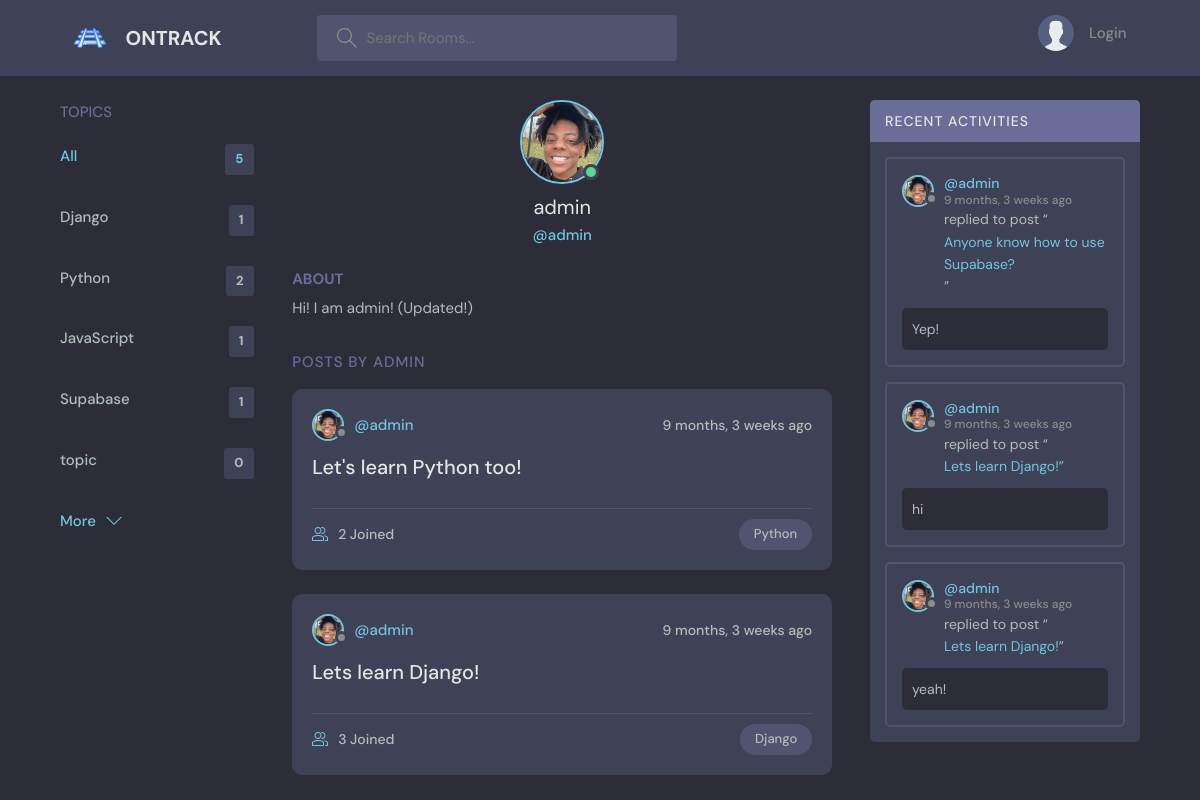
The app's page /profile/1/, older data.
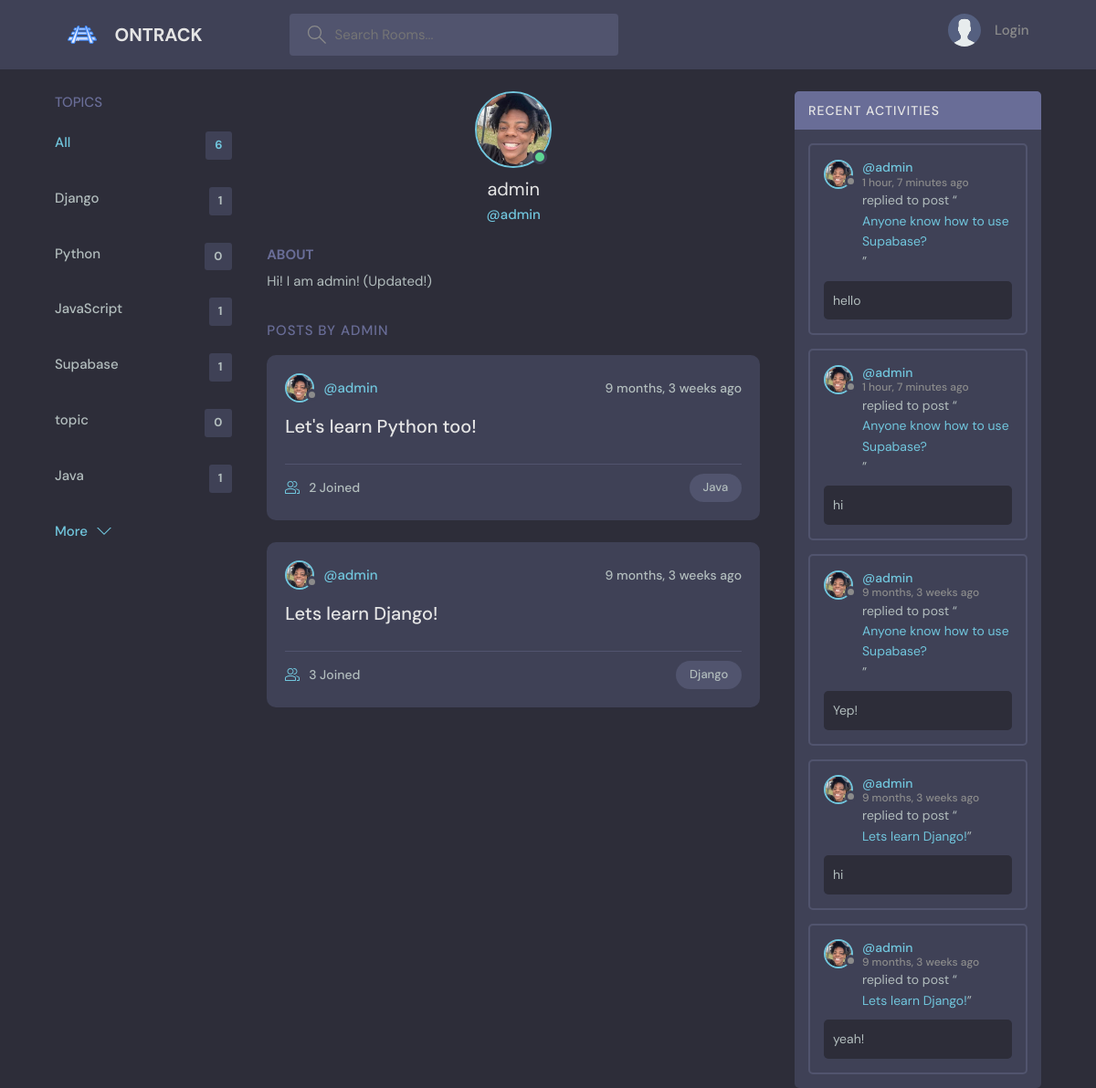
The same page, newer data.
### base/models.py (models this page shows, shortened)
class Topic(models.Model):
    name = models.CharField(max_length=200)

class User(AbstractUser):
    name = models.CharField(max_length=200, null=True)
    email = models.EmailField(unique=True, null=True)
    bio = models.TextField(null=True)
    avatar = models.ImageField(null = True, default="avatar.svg")
    USERNAME_FIELD = 'email'
    REQUIRED_FIELDS = []

class Room(models.Model):
    host = models.ForeignKey(User, on_delete=models.SET_NULL, null=True)
    topic = models.ForeignKey(Topic, on_delete=models.SET_NULL, null=True)
    name = models.CharField(max_length=200)
    description = models.TextField(null=True, blank=True)
    participants = models.ManyToManyField(User, related_name='participants', blank=True)
    updated = models.DateTimeField(auto_now=True)
    created = models.DateTimeField(auto_now_add=True)
    class Meta:
        ordering = ['-updated', '-created']
    def __str__(self):
        return self.name

class Message(models.Model):
    user = models.ForeignKey(User, on_delete=models.CASCADE)
    room = models.ForeignKey(Room, on_delete=models.CASCADE)
    body = models.TextField()
    updated = models.DateTimeField(auto_now=True)
    created = models.DateTimeField(auto_now_add=True)
    class Meta:
        ordering = ['-updated', '-created']

### base/views.py (the view)
# urls.py: path("profile/<str:pk>/", views.userProfile, name="user-profile"),
def userProfile(request, pk):
    user = User.objects.get(id=pk)
    rooms = user.room_set.all()
    room_messages = user.message_set.all()
    topics = Topic.objects.all()
    context = {'user': user, 'rooms': rooms, 'room_messages': room_messages, 'topics': topics}
    return render(request, "base/profile.html", context)

### base/templates/base/profile.html (shortened to what this page needs)
{% extends 'main.html' %} {% block content %}
  <main class="profile-page layout layout--3">
    <div class="container">
      <div>
        {% include 'base/topics_component.html' %}
      </div>
      <div class="roomList">
        <div class="profile">
          <div class="profile__avatar">
            <div class="avatar avatar--large active">
              <img src="{{user.avatar.url}}" />
            </div>
          </div>
          <div class="profile__info">
            <h3>{{user.username}}</h3>
            <p>@{{user.username}}</p>
          </div>
          <div class="profile__about">
            <h3>About</h3>
            <p>
              {{user.bio}}
            </p>
          </div>
        </div>
        <div class="roomList__header">
          <div>
            <h2>Posts by {{user.name}}</a>
            </h2>
          </div>
        </div>
        <div>{% include 'base/feed_component.html' %}</div>
      </div>
      <div>
        {% include 'base/activity_component.html' %}
      </div>
    </div>
  </main>
{% endblock content %}

### templates/main.html (shortened to what this page needs)
<!DOCTYPE html>
{% load static %}
<html lang="en">
    <head>
        <link rel="stylesheet" href="{% static 'styles/style.css' %}" />
    </head>
    <body>
        {% include 'navbar.html' %}  {% block content %} {% endblock %}
    </body>
</html>

### templates/navbar.html (shortened to what this page needs)
{% load static %}
<header class="header header--loggedIn">
    <div class="container">
        <a href="{% url 'home' %}" class="header__logo">
            <img src="{% static 'images/track.png' %}" />
            <h1>ONTRACK</h1>
        </a>
        <form class="header__search" method="GET" action="{% url 'home' %}">
            <label>
                <input name="q" placeholder="Search Rooms..." />
            </label>
        </form>
        <nav class="header__menu">
            {% if request.user.is_authenticated %}
            <div class="header__user">
                <a href="{% url 'update-user' %}">
                    <div class="avatar avatar--medium active">
                        <img src="{{request.user.avatar.url}}" />
                    </div>
                    <p>
                        {{request.user.username}}
                        <span>@{{request.user.username}}</span>
                    </p>
                </a>
                <button class="dropdown-button">
                    <svg
                        version="1.1"
                        xmlns="http://www.w3.org/2000/svg"
                        width="32"
                        height="32"
                        viewBox="0 0 32 32"
                    >
                        <title>chevron-down</title>
                        <path
                            d="M16 21l-13-13h-3l16 16 16-16h-3l-13 13z"
                        ></path>
                    </svg>
                </button>
            </div>
            {% else %}
            <a href="{% url 'login'  %}">
                <img src="{% static 'images/avatar.svg' %}" />
                <p>Login</p>
            </a>
            {% endif %}
        </nav>
    </div>
</header>

### base/templates/base/topics_component.html
<div class="topics">
    <div class="topics__header">
        <h2>Topics</h2>
    </div>
    <ul class="topics__list">
        <li>
            <a href="{% url 'home' %}" class="active"
                >All <span>{{topics.count}}</span></a
            >
        </li>
        {% for topic in topics %}
        <li>
            <a href="{% url 'home' %}?q={{topic.name}}"
                >{{topic.name}}<span>{{topic.room_set.all.count}}</span></a
            >
        </li>
        {% endfor %}
    </ul>
    <a class="btn btn--link" href="{% url 'topics' %}">
        More
        <svg
            version="1.1"
            xmlns="http://www.w3.org/2000/svg"
            width="32"
            height="32"
            viewBox="0 0 32 32"
        >
            <title>chevron-down</title>
            <path d="M16 21l-13-13h-3l16 16 16-16h-3l-13 13z"></path>
        </svg>
    </a>
</div>

### base/templates/base/feed_component.html (shortened to what this page needs)
{% for room in rooms %}
<div class="roomListRoom">
    <div class="roomListRoom__header">
        <a
            href="{% url 'user-profile' room.host.id %}"
            class="roomListRoom__author"
        >
            <div class="avatar avatar--small">
                <img src="{{room.host.avatar.url}}" />
            </div>
            <span>@{{room.host.username}}</span>
        </a>
        <div class="roomListRoom__actions">
            <span>{{room.created|timesince}} ago</span>
        </div>
    </div>
    <div class="roomListRoom__content">
        <a href="{% url 'room' room.id %}">{{room.name}}</a>
    </div>
    <div class="roomListRoom__meta">
        <a href="{% url 'room' room.id %}" class="roomListRoom__joined">
            {{room.participants.all.count}} Joined
        </a>
        <p class="roomListRoom__topic">{{room.topic.name}}</p>
    </div>
</div>
{% endfor %}

### base/templates/base/activity_component.html (shortened to what this page needs)
<div class="activities">
    <div class="activities__header">
        <h2>Recent Activities</h2>
    </div>
    {% for message in room_messages %}
    <div class="activities__box">
        <div class="activities__boxHeader roomListRoom__header">
            <a
                href="{% url 'user-profile' message.user.id %}"
                class="roomListRoom__author"
            >
                <div class="avatar avatar--small">
                    <img src="{{message.user.avatar.url}}" />
                </div>
                <p>
                    @{{message.user.username}}
                    <span> {{message.created|timesince}} ago</span>
                </p>
            </a>
        </div>
        <div class="activities__boxContent">
            <p>
                replied to post “<a href="{% url 'room' message.room.id %}"
                    >{{message.room}}</a
                >”
            </p>
            <div class="activities__boxRoomContent">{{message.body}}</div>
        </div>
    </div>
    {% endfor %}
</div>

Row changes from the older to the newer data that the page shows:
computed for Topic "Python": room_set.all.count "2" → "0"
added Topic: name "Java", room_set.all.count "1"
changed Room "Let's learn Python too!": topic.name "Python" → "Java"
added Message: user.avatar (picture), user.username "admin", created "1 hour, 7 minutes", room "Anyone know how to use Supabase?", body "hello"
added Message: user.avatar (picture), user.username "admin", created "1 hour, 7 minutes", room "Anyone know how to use Supabase?", body "hi"
Text that changed along with them:
{{ topics.count }}: "5" → "6"
